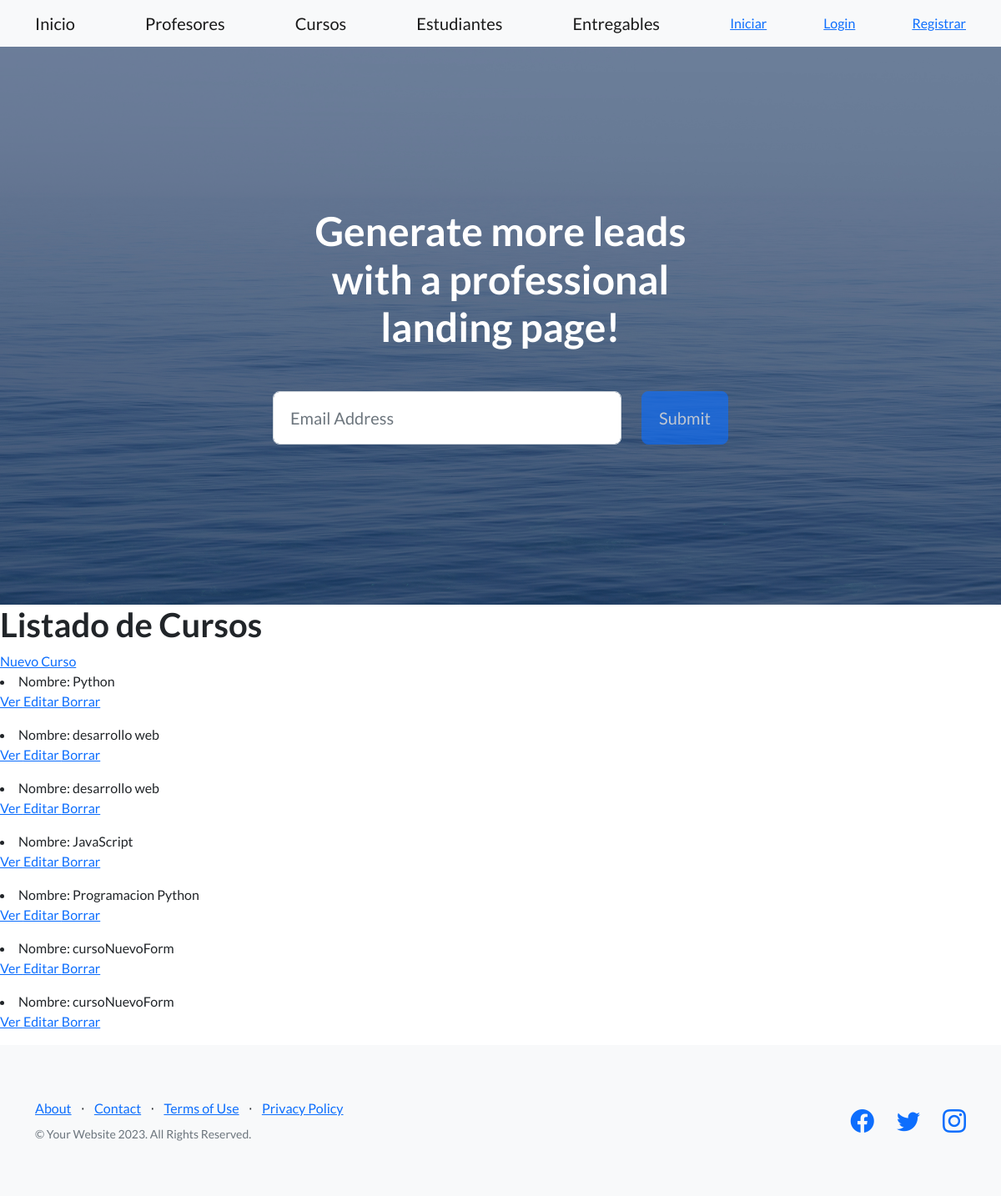
/AppCoder/cursos/lista, run on an earlier commit of the app's database.
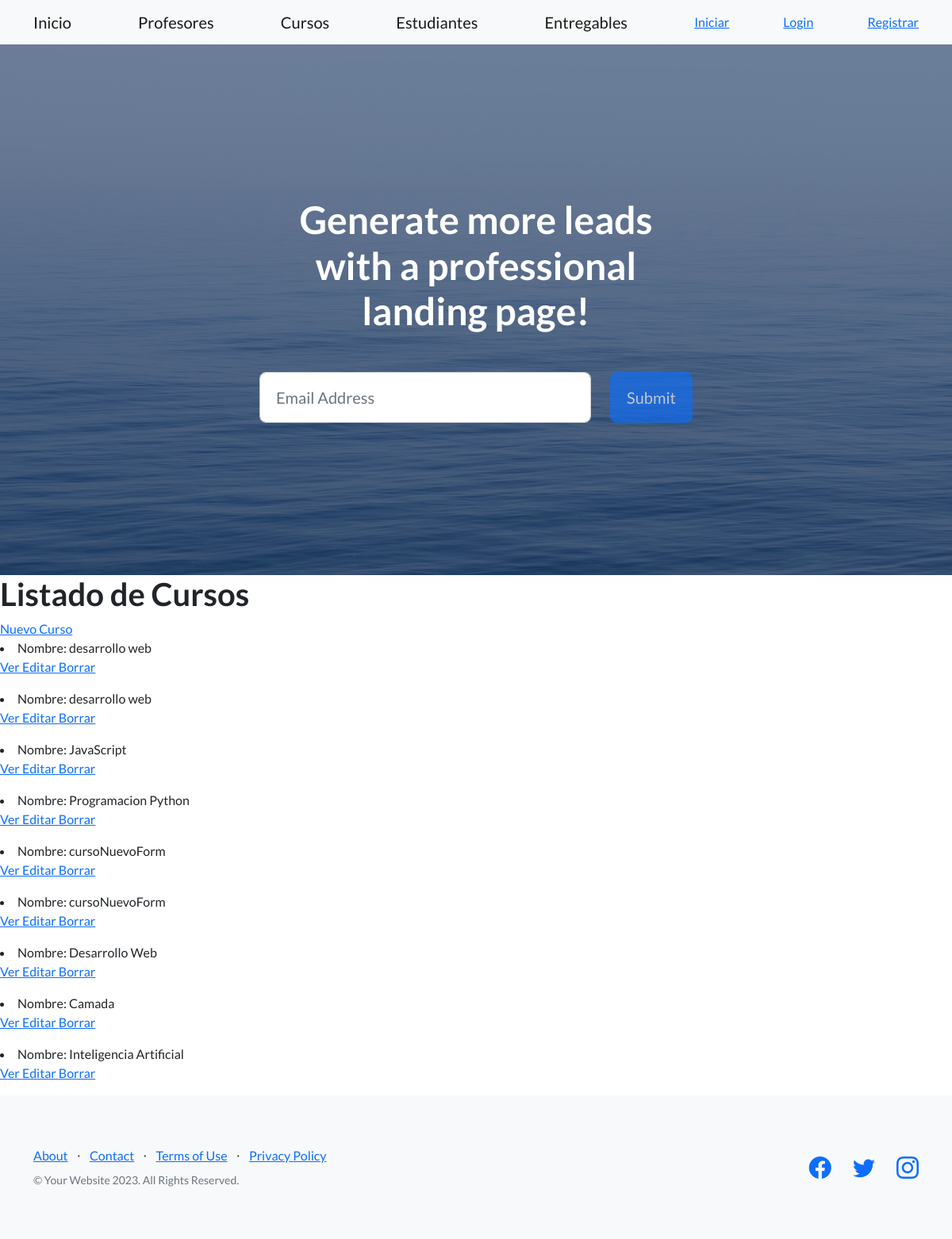
And on a later commit of the database.
### AppCoder/models.py (models this page shows, shortened)
class Curso(models.Model):
    nombre = models.CharField(max_length=40)
    camada = models.IntegerField()

### AppCoder/views.py (the view)
# urls.py: path('cursos/lista', views.CursoListView.as_view(), name='ListaCursos'),
class CursoListView(ListView):
      model = Curso
      context_object_name= "cursos"
      template_name = "AppCoder/curso_lista.html"

### AppCoder/Templates/AppCoder/curso_lista.html
{% extends "AppCoder/padre.html" %}
{% load static %}
{% block contenidoQueCambia %}
<h1> Listado de Cursos </h1>
<a href={% url 'NuevoCurso' %}> Nuevo Curso </a>
{% for curso in cursos %}
    <li> Nombre: {{curso.nombre}}
        <p>
            <a href="{% url 'DetalleCurso' curso.pk %}"> Ver </a>
            <a href="{% url 'EditarCurso' curso.pk %}"> Editar </a>
            <a href="{% url 'BorrarCurso' curso.pk %}"> Borrar </a>
        </p>
    </li>
{% endfor %}
{% endblock contenidoQueCambia %}

### AppCoder/Templates/AppCoder/padre.html (shortened to what this page needs)
{% load static %}
<!DOCTYPE html>
<html lang="en">
    <head>
        <link href="https://cdn.jsdelivr.net/npm/bootstrap-icons@1.5.0/font/bootstrap-icons.css" rel="stylesheet" type="text/css" />
        <link href="{% static 'AppCoder/css/styles.css' %}" rel="stylesheet" />
    </head>
    <body>
        <nav class="navbar navbar-light bg-light static-top">
            <div class="container">
                <a class="navbar-brand" href="{% url 'Inicio' %}">Inicio</a>
                <a class="navbar-brand" href="{% url 'Profesores' %}">Profesores</a>
                <a class="navbar-brand" href="{% url 'ListaCursos' %}">Cursos</a>
                <a class="navbar-brand" href="{% url 'Estudiantes' %}">Estudiantes</a>
                <a class="navbar-brand" href="{% url 'Entregables' %}">Entregables</a>
                <a class="btn-btn primary" href="#NADAAUN">Iniciar</a>
                {% if not request.user.is_authenticated %}
                <a class="btn-btn primary" href="{% url 'Login' %}">Login</a>
                <a class="btn-btn primary" href="{% url 'Register' %}">Registrar</a>
                {% else %}
                <a class="navbar-brand" href="#">{{request.user.username}}</a>
                <a class="btn-btn primary" href="{% url 'Logout' %}">Salir</a>
                {% endif %}
            </div>
        </nav>
        <header class="masthead">
            <div class="container position-relative">
                <div class="row justify-content-center">
                    <div class="col-xl-6">
                        <div class="text-center text-white">
                            <h1 class="mb-5">Generate more leads with a professional landing page!</h1>
                            <form class="form-subscribe" id="contactForm" data-sb-form-api-token="API_TOKEN">
                                <div class="row">
                                    <div class="col">
                                        <input class="form-control form-control-lg" id="emailAddress" type="email" placeholder="Email Address" data-sb-validations="required,email" />
                                    </div>
                                    <div class="col-auto"><button class="btn btn-primary btn-lg disabled" id="submitButton" type="submit">Submit</button></div>
                                </div>
                            </form>
                        </div>
                    </div>
                </div>
            </div>
        </header>
        {% block contenidoQueCambia %}
        {% endblock %}
        <footer class="footer bg-light">
            <div class="container">
                <div class="row">
                    <div class="col-lg-6 h-100 text-center text-lg-start my-auto">
                        <ul class="list-inline mb-2">
                            <li class="list-inline-item"><a href="#!">About</a></li>
                            <li class="list-inline-item">⋅</li>
                            <li class="list-inline-item"><a href="#!">Contact</a></li>
                            <li class="list-inline-item">⋅</li>
                            <li class="list-inline-item"><a href="#!">Terms of Use</a></li>
                            <li class="list-inline-item">⋅</li>
                            <li class="list-inline-item"><a href="#!">Privacy Policy</a></li>
                        </ul>
                        <p class="text-muted small mb-4 mb-lg-0">&copy; Your Website 2023. All Rights Reserved.</p>
                    </div>
                    <div class="col-lg-6 h-100 text-center text-lg-end my-auto">
                        <ul class="list-inline mb-0">
                            <li class="list-inline-item me-4">
                                <a href="#!"><i class="bi-facebook fs-3"></i></a>
                            </li>
                            <li class="list-inline-item me-4">
                                <a href="#!"><i class="bi-twitter fs-3"></i></a>
                            </li>
                            <li class="list-inline-item">
                                <a href="#!"><i class="bi-instagram fs-3"></i></a>
                            </li>
                        </ul>
                    </div>
                </div>
            </div>
        </footer>
    </body>
</html>

What changed in the data, as far as the page shows it:
removed Curso: nombre "Python"
added Curso: nombre "Desarrollo Web"
added Curso: nombre "Camada"
added Curso: nombre "Inteligencia Artificial"
